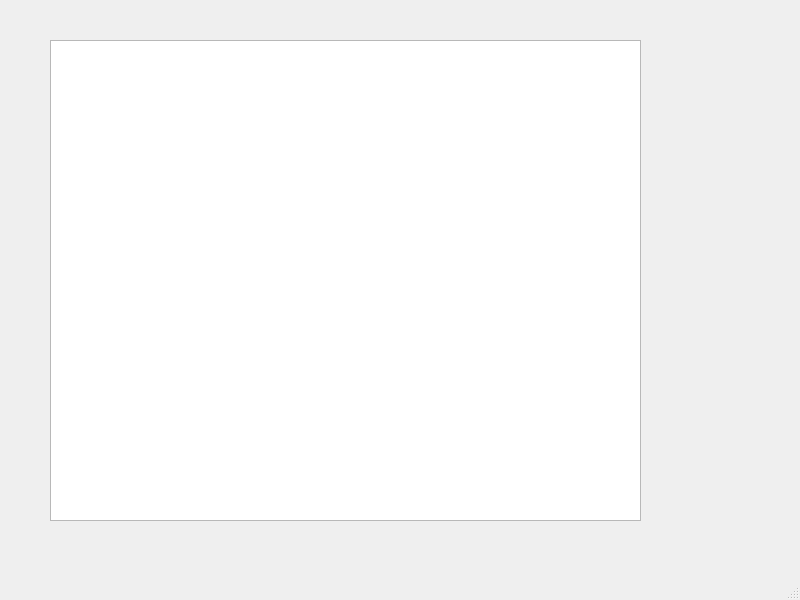
<?xml version="1.0" encoding="UTF-8"?>
<ui version="4.0">
 <class>MainWindow</class>
 <widget class="QMainWindow" name="MainWindow">
  <property name="geometry">
   <rect>
    <x>0</x>
    <y>0</y>
    <width>800</width>
    <height>600</height>
   </rect>
  </property>
  <property name="windowTitle">
   <string>MainWindow</string>
  </property>
  <widget class="QWidget" name="centralwidget">
   <widget class="QListWidget" name="listWidget">
    <property name="geometry">
     <rect>
      <x>50</x>
      <y>40</y>
      <width>591</width>
      <height>481</height>
     </rect>
    </property>
   </widget>
  </widget>
  <widget class="QMenuBar" name="menubar">
   <property name="geometry">
    <rect>
     <x>0</x>
     <y>0</y>
     <width>800</width>
     <height>31</height>
    </rect>
   </property>
  </widget>
  <widget class="QStatusBar" name="statusbar"/>
 </widget>
 <resources/>
 <connections/>
</ui>
